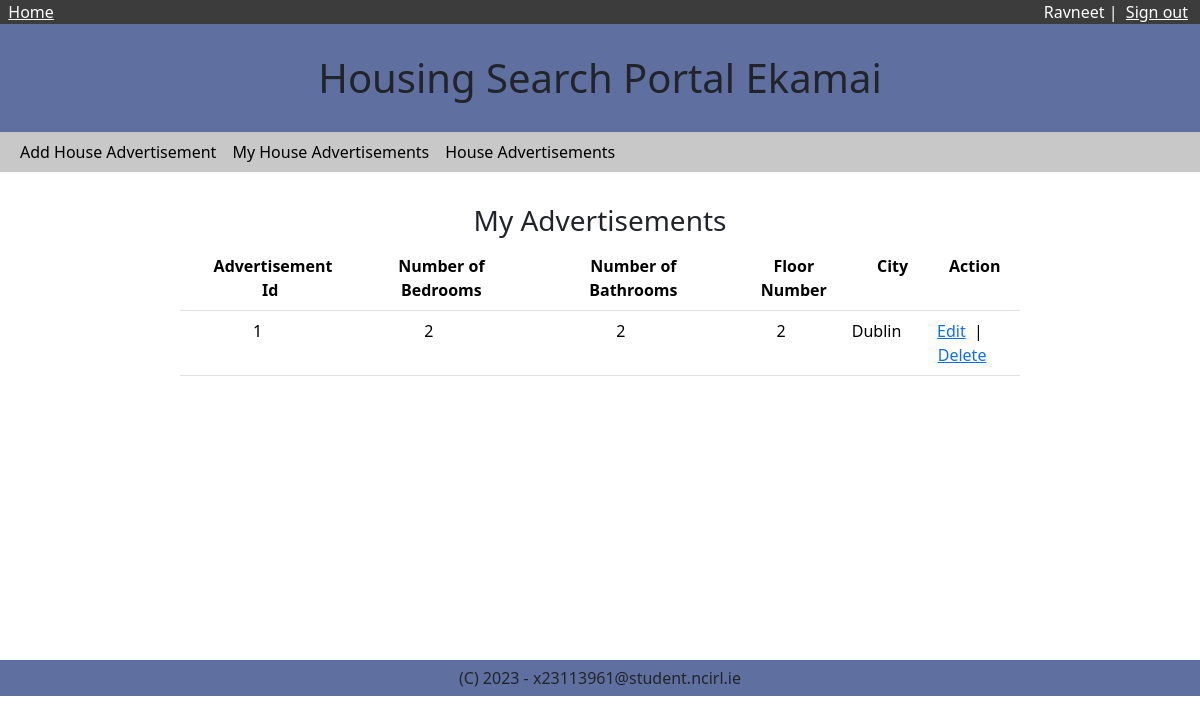
Page /myhouseadvertisements (signed in) on the committed database.
### housingapp/models.py (models this page shows)
class HouseAdvertisement(models.Model):
    number_of_bedroom = models.IntegerField()
    number_of_bathroom = models.IntegerField()
    floor_number = models.IntegerField()
    nearby_utilities_landmarks = models.CharField(max_length=500)
    user = models.ForeignKey(User,on_delete=models.CASCADE)
    city = models.ForeignKey(City,on_delete=models.CASCADE)
    advertisement_visibility = models.IntegerField(choices=advertisement_visibility)

class City(models.Model):
    name = models.CharField(max_length=100)
    def __str__(self):
        return self.name

### housingapp/views.py (the view)
# urls.py: path('myhouseadvertisements', views.myhouseadvertisements, name='myhouseadvertisements'),
def myhouseadvertisements(request):
    houseadvertisements = HouseAdvertisement.objects.filter(user=request.user).order_by('-id')[:]
    context = {'houseadvertisements': houseadvertisements, "are_my_houseadvertisements": True}
    return render(request, 'housingapp/houseadvertisements.html', context)

### housingapp/templates/housingapp/houseadvertisements.html (shortened to what this page needs)
{% extends "housingapp/base_generic.html" %}
{% block content %}
    <div class="center-div">
        {% if are_my_houseadvertisements %}
            <h3>My Advertisements</h3>
        {% else %}
            <h3>Advertisements</h3>
        {% endif %}
        <div class="left-manner-div">
            {% if houseadvertisements %}
                <table class="table">
                    <tr>
                        <th>Advertisement Id</th>
                        <th>Number of Bedrooms</th>
                        <th>Number of Bathrooms</th>
                        <th>Floor Number</th>
                        <th>City</th>
                        <th>Action</th>
                    </tr>
                {% for houseadvertisement in houseadvertisements %}
                    <tr>
                        <td>{{ houseadvertisement.id }}</td>
                        <td>{{ houseadvertisement.number_of_bedroom }}</td>
                        <td>{{ houseadvertisement.number_of_bathroom }}</td>
                        <td>{{ houseadvertisement.floor_number }}</td>
                        <td>{{ houseadvertisement.city }}</td>
                        <td>
                            {% if are_my_houseadvertisements %}
                                <a href="{% url 'housingapp:houseadvertisement_existing' houseadvertisement.id %}">Edit</a>
                                &nbsp;|&nbsp;
                                <a href="{% url 'housingapp:houseadvertisement_delete' houseadvertisement.id %}">Delete</a>
                            {% else %}
                                <a href="{% url 'housingapp:houseadvertisement_view' houseadvertisement.id %}">View</a>
                            {% endif %}
                        </td>
                    </tr>
                {% endfor %}
                </table>
            {% else %}
                <p>There are no advertisements.</p>
            {% endif %}
        </div>
    </div>
{% endblock content %}

### housingapp/templates/housingapp/base_generic.html (shortened to what this page needs)
{% load static %}
<!DOCTYPE html>
<html>
<head>
    <link href="https://cdn.jsdelivr.net/npm/bootstrap@5.3.2/dist/css/bootstrap.min.css" rel="stylesheet">
</head>
<body>
    <div class="topHeading">
        &nbsp;&nbsp;<a class="topHeading" href="/">Home</a>
        {% if user.is_authenticated %}
            <div class="topLeftHeading">
                {{user.first_name}}&nbsp;|&nbsp;
                <a class="topHeading" href="{% url 'sign_out' %}">Sign out</a>
            </div>
        {% endif %}
    </div>
    <div class="headerClass">
        Housing Search Portal Ekamai
    </div>
    {% if user.is_authenticated %}
        <nav class="navbar navbar-expand-md bg-body" style="padding-top: 0">
            <div class="container-fluid" style="background-color: rgb(200, 200, 200);">
                <div id="navcol-1" class="collapse navbar-collapse">
                    <ul class="navbar-nav">
                        <li class="nav-item"><a class="nav-link active" href="{% url 'housingapp:houseadvertisement_create' %}">Add House Advertisement</a></li>
                        <li class="nav-item"><a class="nav-link active" href="{% url 'housingapp:myhouseadvertisements' %}">My House Advertisements</a></li>
                        <li class="nav-item"><a class="nav-link active" href="{% url 'housingapp:houseadvertisements' %}">House Advertisements</a></li>
                    </ul>
                </div>
            </div>
        </nav>
    {% endif %}
<main>
{% block content %}{% endblock %}
</main>
    <footer>
        <div class="footerClass">
            (C) 2023 - x23113961@student.ncirl.ie
        </div>
    </footer>
</body>
</html>

### housingapp/templates/housingapp/base_generic.html (style rules this page uses)
.headerClass { width: 100%; text-align: center; font-size: 250%; padding-top: 2%; padding-bottom: 2%; background-color: rgb(95, 112, 160); }
.footerClass { width: 100%; text-align: center; padding-top: 0.5%; padding-bottom: 0.5%; background-color: rgb(95, 112, 160); }
.topHeading { background-color: rgb(60, 60, 60); color: white; }
.topLeftHeading { display: inline; float: right; padding-right:1%; }

### housingapp/templates/housingapp/houseadvertisements.html (style rules this page uses)
.center-div { text-align: center; padding-top: 2%; height: 60vh; }
.left-manner-div { margin: 0 auto; width: 70%; }
.table th { text-align: center; padding-left: 4%; }
.table td { padding-left: 1%; padding-top: 1%; text-align: center; }

### rows in the picture
HouseAdvertisement: id "1", number_of_bedroom "2", number_of_bathroom "2", floor_number "2", city "Dublin"

### other values in the picture
{{ user.first_name }} "Ravneet"
